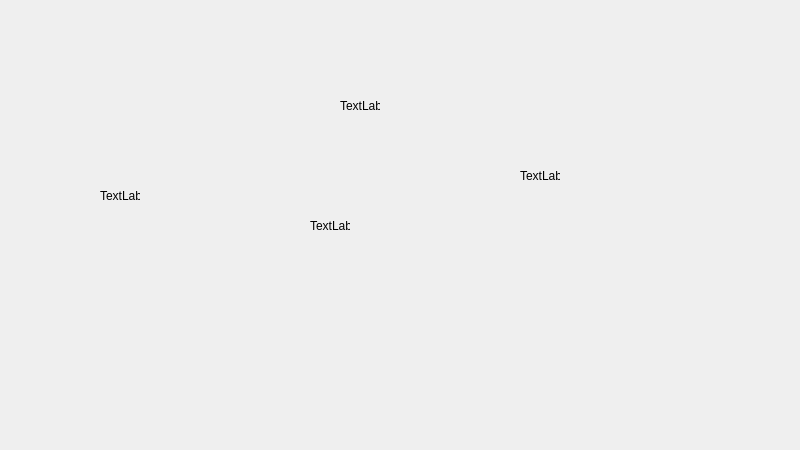
<?xml version="1.0" encoding="UTF-8"?>
<ui version="4.0">
 <class>GUI</class>
 <widget class="QWidget" name="GUI">
  <property name="geometry">
   <rect>
    <x>0</x>
    <y>0</y>
    <width>800</width>
    <height>450</height>
   </rect>
  </property>
  <property name="windowTitle">
   <string>Form</string>
  </property>
  <widget class="QLabel" name="logo">
   <property name="geometry">
    <rect>
     <x>340</x>
     <y>100</y>
     <width>40</width>
     <height>12</height>
    </rect>
   </property>
   <property name="text">
    <string>TextLabel</string>
   </property>
  </widget>
  <widget class="clickableLabel" name="settings">
   <property name="geometry">
    <rect>
     <x>100</x>
     <y>190</y>
     <width>40</width>
     <height>12</height>
    </rect>
   </property>
   <property name="text">
    <string>TextLabel</string>
   </property>
  </widget>
  <widget class="clickableLabel" name="start">
   <property name="geometry">
    <rect>
     <x>310</x>
     <y>220</y>
     <width>40</width>
     <height>12</height>
    </rect>
   </property>
   <property name="text">
    <string>TextLabel</string>
   </property>
  </widget>
  <widget class="clickableLabel" name="closeLabel">
   <property name="geometry">
    <rect>
     <x>520</x>
     <y>170</y>
     <width>40</width>
     <height>12</height>
    </rect>
   </property>
   <property name="text">
    <string>TextLabel</string>
   </property>
  </widget>
 </widget>
 <customwidgets>
  <customwidget>
   <class>clickableLabel</class>
   <extends>QLabel</extends>
   <header location="global">clickablelabel.h</header>
  </customwidget>
 </customwidgets>
 <resources/>
 <connections/>
</ui>
